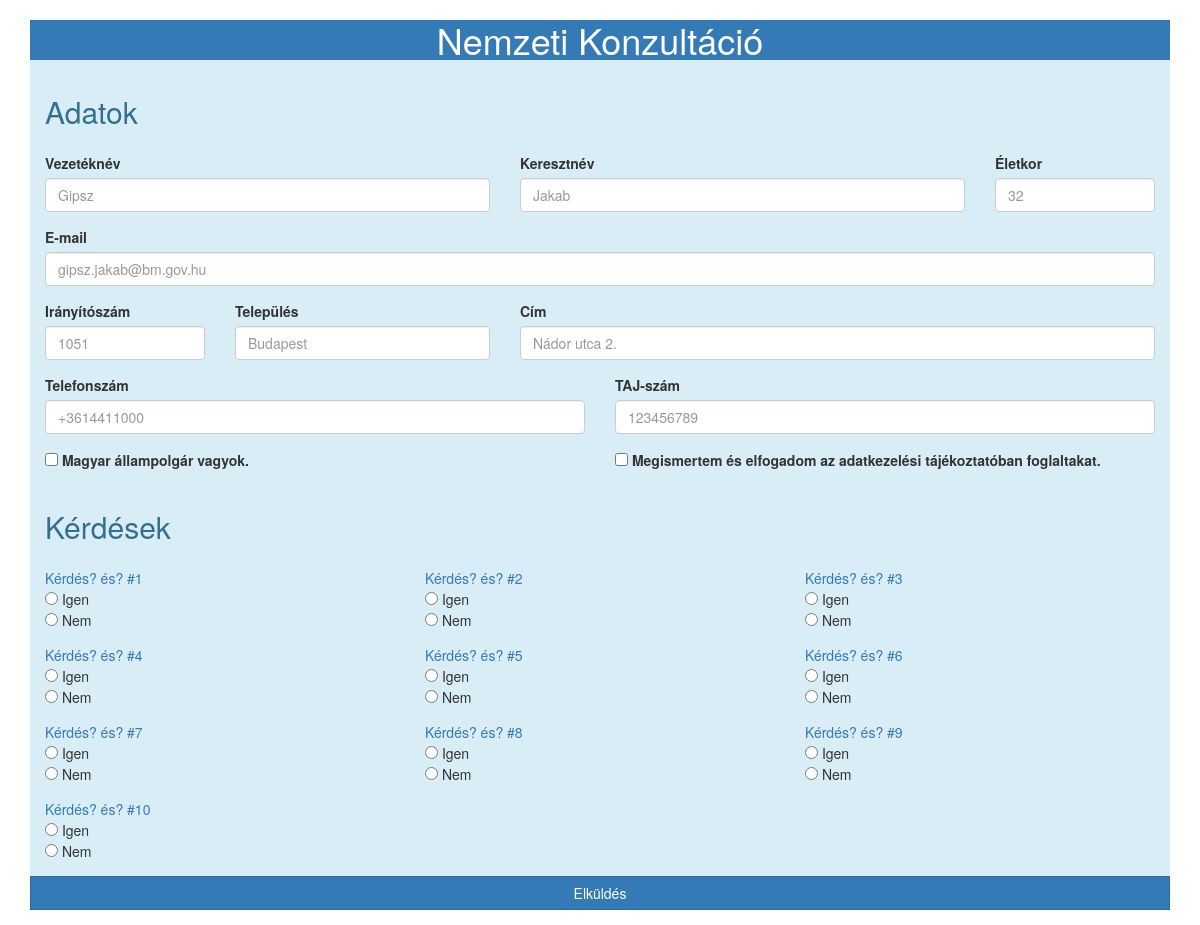
The page / on the database its author committed.
### app/models.py (models this page shows)
class Question(db.Model):
    id = db.Column(db.Integer, primary_key=True)
    label = db.Column(db.String(128))
    answers = db.relationship('Answer', foreign_keys='Answer.qid', backref='question', lazy='dynamic')

### app/routes.py (the view, shortened to what this page needs)
@app.route('/', methods=['GET', 'POST'])
def index():
    form = ConsultationForm()
    questions = Question.query.all()
    return render_template('index.html', form=form, questions=questions)

### app/forms.py (shortened to what this page needs)
class ConsultationForm(FlaskForm):
    lastname = StringField('Vezetéknév', validators=[DataRequired(), Length(min=1, max=64)])
    firstname = StringField('Keresztnév', validators=[DataRequired(), Length(min=1, max=64)])
    age = IntegerField('Életkor', validators=[NumberRange(min=0, max=120), InputRequired()])
    email = StringField('E-mail', validators=[DataRequired(), Length(min=5, max=320), Email()])
    postcode = IntegerField('Irányítószám', validators=[InputRequired(), NumberRange(min=0, max=9999)])
    city = StringField('Település', validators=[DataRequired(), Length(min=1, max=128)])
    address = StringField('Cím', validators=[DataRequired(), Length(min=1, max=256)])
    phone = StringField('Telefonszám', validators=[DataRequired()])
    ssn = StringField('TAJ-szám', validators=[InputRequired(), Length(min=9, max=9)])
    submit = SubmitField('Elküldés')

### app/templates/index.html (shortened to what this page needs)
{% extends 'base.html' %}
{% from '_formhelpers.html' import render_errors %}
{% block app_content %}
    <form method="POST" action="" class="bg-info">
        <div class="form-row">
            <div class="form-group col">
                <h1 class="text-primary text-center bg-primary border border-primary">Nemzeti Konzultáció</h1>
            </div>
            <div class="form-group col-md-12">
                <h2 class="text-info">Adatok</h2>
            </div>
            <div class="form-group col-md-5">{{ form.lastname.label }} {{ form.lastname(class='form-control', placeholder='Gipsz') }} {{ render_errors(form.lastname.errors) }}</div>
            <div class="form-group col-md-5">{{ form.firstname.label }} {{ form.firstname(class='form-control', placeholder='Jakab') }} {{ render_errors(form.firstname.errors) }}</div>
            <div class="form-group col-md-2">{{ form.age.label }} {{ form.age(class='form-control', placeholder='32') }} {{ render_errors(form.age.errors) }}</div>
            <div class="form-group col-md-12">{{ form.email.label }} {{ form.email(class='form-control', placeholder='gipsz.jakab@bm.gov.hu') }} {{ render_errors(form.email.errors) }}</div>
            <div class="form-group col-md-2">{{ form.postcode.label }} {{ form.postcode(class='form-control', placeholder='1051') }} {{ render_errors(form.postcode.errors) }}</div>
            <div class="form-group col-md-3">{{ form.city.label }} {{ form.city(class='form-control', placeholder='Budapest') }} {{ render_errors(form.city.errors) }}</div>
            <div class="form-group col-md-7">{{ form.address.label }} {{ form.address(class='form-control', placeholder='Nádor utca 2.') }} {{ render_errors(form.address.errors) }}</div>
            <div class="form-group col-md-6">{{ form.phone.label }} {{ form.phone(class='form-control', placeholder='+3614411000') }} {{ render_errors(form.phone.errors) }}</div>
            <div class="form-group col-md-6">{{ form.ssn.label }} {{ form.ssn(class='form-control', placeholder='123456789') }} {{ render_errors(form.ssn.errors) }}</div>
            <div class="form-group form-check col-md-6">
                <input type="checkbox" class="form-check-input" name="citizenship" id="citizenship" required>
                <label class="form-check-label" for="citizenship">Magyar állampolgár vagyok.</label>
            </div>
            <div class="form-group form-check col-md-6">
                <input type="checkbox" class="form-check-input" name="privacy" id="privay" required>
                <label class="form-check-label" for="privacy">Megismertem és elfogadom az adatkezelési tájékoztatóban foglaltakat.</label>
            </div>
            <div class="form-group col-md-12">
                <h2 class="text-info">Kérdések</h2>
            </div>
            {% for question in questions %}
            {% set qid = 'question-%d' % question.id %}
            <div class="form-group col-sm-4">
                <span class="text-primary">{{ question.label }}</span>
                <div>
                    <input type="radio" name="{{ qid }}" id="{{ '%s-yes' % qid }}" value="yes" {{ 'checked' if request.form[qid] == 'yes' else '' }}>
                    <span class="text-secondary">Igen</span>
                </div>
                <div>
                    <input type="radio" name="{{ qid }}" id="{{ '%s-no' % qid }}" value="no" {{ 'checked' if request.form[qid] == 'no' else '' }}>
                    <span class="text-secondary">Nem</span>
                </div>
            </div>
            {% endfor %}
            <div class="form-group col">
                {{ form.submit(class='btn btn-primary btn-block', style='border-radius: 0;') }}
            </div>
        </div>
    </form>
{% endblock %}

### app/templates/base.html (shortened to what this page needs)
{% extends 'bootstrap/base.html' %}
{% block content %}
    <div class="container">
        {% block app_content %}
        {% endblock %}
    </div>
{% endblock %}

### rows shown on the page
Question: label "Kérdés? és? #1"
Question: label "Kérdés? és? #2"
Question: label "Kérdés? és? #3"
Question: label "Kérdés? és? #4"
Question: label "Kérdés? és? #5"
Question: label "Kérdés? és? #6"
Question: label "Kérdés? és? #7"
Question: label "Kérdés? és? #8"
Question: label "Kérdés? és? #9"
Question: label "Kérdés? és? #10"
